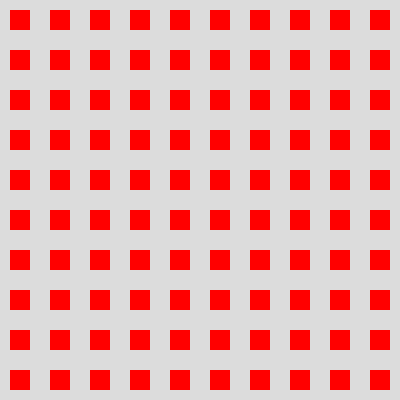
Frame 1 (no input)
Frame 60 (no input): identical to frame 1, image omitted
Frame 120 (the mouse pressed at the canvas centre since frame 60): identical to frame 1, image omitted

The p5.js sketch that drew this single still picture (run headless with seeded random() and noise() and a simulated clock; from frame 60 on, the mouse is pressed at the canvas centre):

// p5.js sketch
// ── sketch.js
var leftMargin = 10;
var topMargin = 10;

function setup() {
  createCanvas(400, 400);
}

function draw() {
  background(220);
  noStroke();
  fill(255,0,0);
  //we can set a translation before our for loop
  //to add margin to our drawing
  translate(leftMargin,topMargin);
  
  for(var i=0; i < 400; i+=40){
    for(var j=0; j < 400; j+=40){
      push();
      translate(i, j);
      rect(0,0,20,20);
      pop();
    }

  }
}
